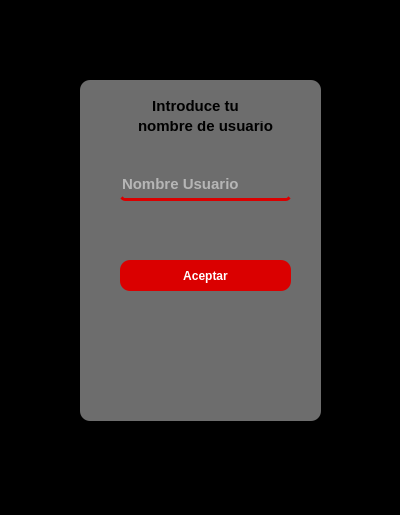
<?xml version="1.0" encoding="UTF-8"?>
<ui version="4.0">
 <class>MainWindow</class>
 <widget class="QMainWindow" name="MainWindow">
  <property name="geometry">
   <rect>
    <x>0</x>
    <y>0</y>
    <width>400</width>
    <height>515</height>
   </rect>
  </property>
  <property name="windowTitle">
   <string>MainWindow</string>
  </property>
  <property name="styleSheet">
   <string notr="true">background-color:#000000</string>
  </property>
  <widget class="QWidget" name="centralwidget">
   <widget class="QLabel" name="label_3">
    <property name="geometry">
     <rect>
      <x>80</x>
      <y>80</y>
      <width>241</width>
      <height>341</height>
     </rect>
    </property>
    <property name="styleSheet">
     <string notr="true">background-color: #6d6d6d;
border-radius: 10
</string>
    </property>
    <property name="text">
     <string/>
    </property>
   </widget>
   <widget class="QLabel" name="label">
    <property name="geometry">
     <rect>
      <x>110</x>
      <y>110</y>
      <width>191</width>
      <height>31</height>
     </rect>
    </property>
    <property name="font">
     <font>
      <pointsize>11</pointsize>
      <weight>75</weight>
      <bold>true</bold>
     </font>
    </property>
    <property name="styleSheet">
     <string notr="true">background-color:#6d6d6d</string>
    </property>
    <property name="text">
     <string>nombre de usuario</string>
    </property>
    <property name="alignment">
     <set>Qt::AlignCenter</set>
    </property>
   </widget>
   <widget class="QLineEdit" name="UsuarioEdit">
    <property name="geometry">
     <rect>
      <x>120</x>
      <y>170</y>
      <width>171</width>
      <height>31</height>
     </rect>
    </property>
    <property name="font">
     <font>
      <pointsize>11</pointsize>
      <weight>75</weight>
      <bold>true</bold>
     </font>
    </property>
    <property name="styleSheet">
     <string notr="true">background-color: #6d6d6d;
border: none;
border-bottom: 3px solid;
border-color:#da0000;
border-radius: 5px;
color: white;</string>
    </property>
    <property name="text">
     <string/>
    </property>
    <property name="placeholderText">
     <string>Nombre Usuario</string>
    </property>
   </widget>
   <widget class="QPushButton" name="BotonAceptar">
    <property name="geometry">
     <rect>
      <x>120</x>
      <y>260</y>
      <width>171</width>
      <height>31</height>
     </rect>
    </property>
    <property name="font">
     <font>
      <pointsize>10</pointsize>
      <weight>75</weight>
      <bold>true</bold>
     </font>
    </property>
    <property name="styleSheet">
     <string notr="true">QPushButton {
    background-color: #da0000;
    color: white;
    border-radius: 10px;
    padding: 3px;
    font-size: 12px;
    font-weight: bold;
}

QPushButton:hover {
    background-color: #aa0000;
}</string>
    </property>
    <property name="text">
     <string>Aceptar</string>
    </property>
   </widget>
   <widget class="QLabel" name="label_2">
    <property name="geometry">
     <rect>
      <x>100</x>
      <y>90</y>
      <width>191</width>
      <height>31</height>
     </rect>
    </property>
    <property name="font">
     <font>
      <pointsize>11</pointsize>
      <weight>75</weight>
      <bold>true</bold>
     </font>
    </property>
    <property name="styleSheet">
     <string notr="true">background-color:#6d6d6d</string>
    </property>
    <property name="text">
     <string>Introduce tu</string>
    </property>
    <property name="alignment">
     <set>Qt::AlignCenter</set>
    </property>
   </widget>
  </widget>
 </widget>
 <resources/>
 <connections/>
</ui>
